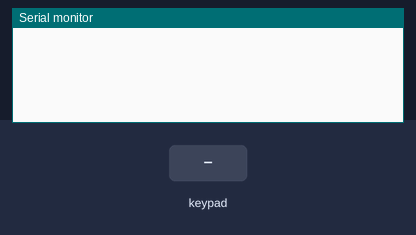
A sketch run on a simulated Arduino Uno, built for the host (arithmetic inside an expression is 32-bit, double 64-bit). On the bench: the last lines printed to the serial monitor. The inputs (shaded band) are chosen by the test bench.

Above: at 1.2 s.
1.3 s: key '1' pressed
At 1.7 s:
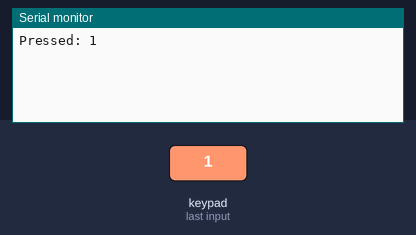
2.8 s: keypad keys 1 2 # pressed 0.4 s apart
At 4.6 s:
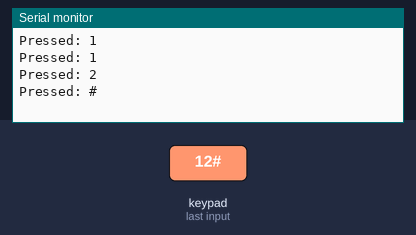
5.5 s: key '*' pressed
At 6.1 s:
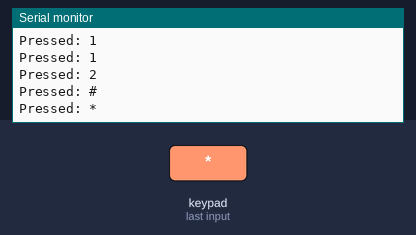
7.0 s: keypad keys 2 5 pressed 0.4 s apart
At 8.8 s:
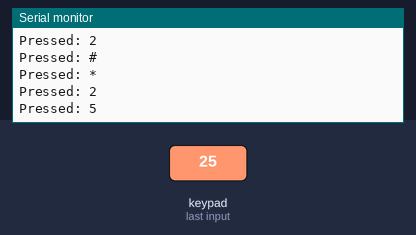
Timing chart, 0 to 10.3 s (numbered marks = the images above; inputs shaded):
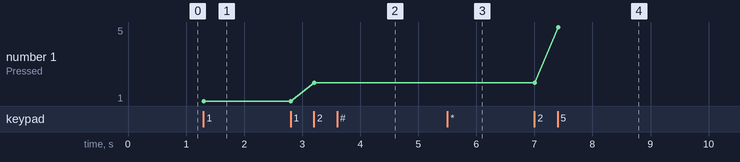

The sketch:

OLED_Keypad.ino
```cpp
#include <Keypad.h>

const byte ROWS = 4; // Four rows
const byte COLS = 3; // Three columns

char keys[ROWS][COLS] = {
  {'1', '2', '3'},
  {'4', '5', '6'},
  {'7', '8', '9'},
  {'*', '0', '#'}
};

byte rowPins[ROWS] = {PA1, PA2, PA3, PA4}; // Row pins
byte colPins[COLS] = {PA5, PA6, PA7}; // Column pins (ensure these are different)


Keypad keypad = Keypad(makeKeymap(keys), rowPins, colPins, ROWS, COLS);

unsigned long lastDebounceTime = 0;  // the last time the output pin was toggled
unsigned long debounceDelay = 50;    // the debounce time; increase if the output flickers

void setup() {
  Serial.begin(9600);
  for (int i = 0; i < ROWS; i++) {
    pinMode(rowPins[i], INPUT); // Set as input
  }
  for (int j = 0; j < COLS; j++) {
    pinMode(colPins[j], INPUT); // Set as input
  }
}

void loop() {
  char key = keypad.getKey(); // Get the pressed key

  if (key) { // Check if a key is pressed
    // Check for debouncing
    if (millis() - lastDebounceTime > debounceDelay) {
      Serial.print("Pressed: ");
      Serial.println(key); // Print the key value to the Serial Monitor
      lastDebounceTime = millis(); // Reset the debounce timer
    }
  }
}
```

Measured:
- after the input at 1.3 s, the serial monitor: prints a new line at once (image 1)
- after the input at 2.8 s, the serial monitor: prints a new line after 0.41 s (image 2)
- after the input at 5.5 s, the serial monitor: prints a new line at once (image 3)
- after the input at 7.0 s, the serial monitor: prints a new line at once (image 4)
- plotted number 1: 1 → 2 after the input at 2.8 s, 2 → 5 after the input at 7.0 s
